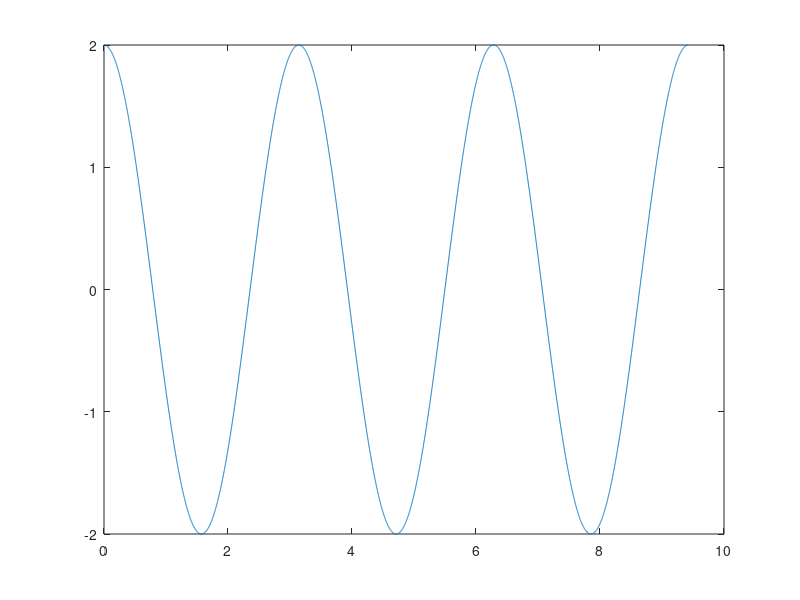
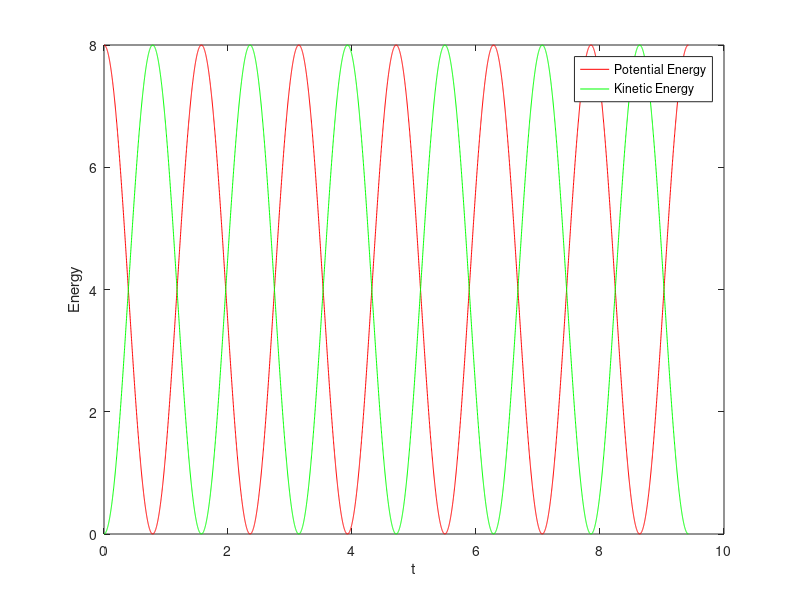
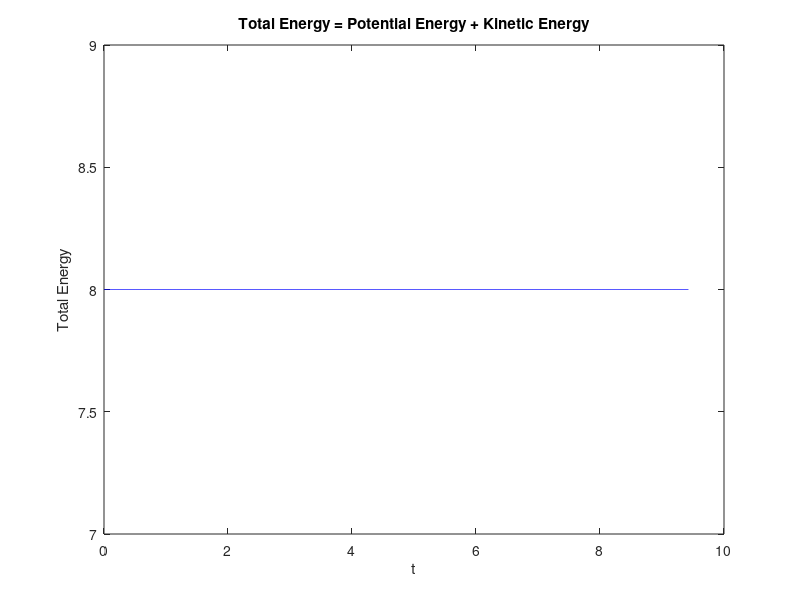

Source code (MATLAB) for these figures, in order:
m = 1;
omega0 = 2;
kk = omega0^2*m;

% Initial condition
X_0 = 2;

T0 = 2*pi/omega0; % Period of the function
dt = T0/2000; % time step
tk = 3*T0; 
N_t = floor(tk/dt); % number of steps
t = linspace(0, N_t*dt, N_t+1);

u = X_0*cos(omega0*t);
v = -2*X_0*sin(omega0*t);
figure;
plot(t,u);

% Kinetic Energy
K = 0.5*m*v.^2; 
% Potential Energy
Up = 0.5*kk*u.^2;
% Total Energy
E = K + Up;

% calculate all the energies and plot all of them
% call the osc_energy function for computing energy
% plot Potential and Kinetic Energy in the same plot
figure
plot(t,Up,'r-',t,K,'g-');
xlabel('t');
ylabel('Energy');
legend('Potential Energy','Kinetic Energy');
% plot Total Energy
figure
plot(t, E,'b-');
xlabel('t');
ylabel('Total Energy');
title('Total Energy = Potential Energy + Kinetic Energy');
